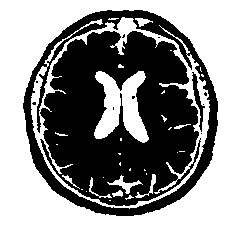
#> input picture resized/1.jpeg, 225 x 225 px
$ python compare.py   (older library calls are emulated)
#> lines starting #> are read from the running program, lines starting #| are printed output that depends on the picture
import cv2
import numpy as np
from matplotlib import pyplot as plt
#from skimage.measure import compare_ssim as ssim
from skimage.metrics import structural_similarity as ssim
from tkinter import messagebox
# from tkinter import messagebox
width = 225
height = 225
dim = (width, height)
ssim_val=[]
h_count=0

img1 = cv2.imread('resized/1.jpeg',0)
#> img1 is the input picture: shape (225, 225); min 0, max 255, mean 130.6
img3 = cv2.imread('resized/3.jpeg',0)
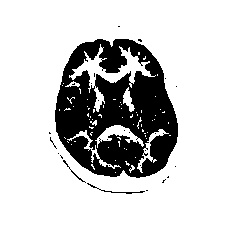
#> input picture resized/3.jpeg, 225 x 225 px
#> img3 is the input picture: shape (225, 225); min 0, max 255, mean 199.1
img4 = cv2.imread('resized/4.jpeg',0)
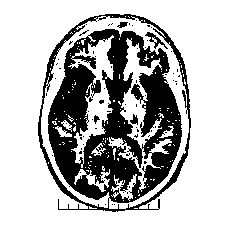
#> input picture resized/4.jpeg, 225 x 225 px
#> img4 is the input picture: shape (225, 225); min 0, max 255, mean 179.7
img5 = cv2.imread('resized/5.jpeg',0)
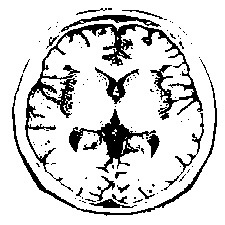
#> input picture resized/5.jpeg, 225 x 225 px
#> img5 is the input picture: shape (225, 225); min 0, max 255, mean 213.9
img6 = cv2.imread('resized/6.jpeg',0)
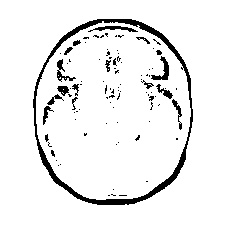
#> input picture resized/6.jpeg, 225 x 225 px
#> img6 is the input picture: shape (225, 225); min 0, max 255, mean 236.5
img7 = cv2.imread('resized/7.jpeg',0)
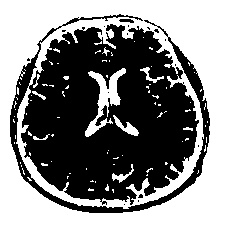
#> input picture resized/7.jpeg, 225 x 225 px
#> img7 is the input picture: shape (225, 225); min 0, max 255, mean 128.3
img8 = cv2.imread('resized/8.jpeg',0)
img9 = cv2.imread('resized/9.jpeg',0)
img10 = cv2.imread('resized/0.jpeg',0)

img2 = cv2.imread('test images/no_1.jpg',0)
#no_1.jpg is healthy image
#yes_1.jpg is unhealthy image

def img_conv(image):
#> (the run stopped early here; a loop or call above may not have finished)
